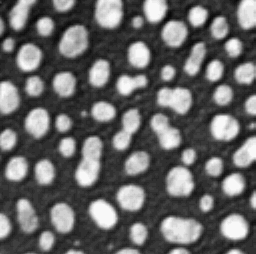
#> input picture blobs.tif, 256 x 254 px
$ jupyter execute image_label_measurements.ipynb
#> lines starting #> are read from the running program, lines starting #| are printed output that depends on the picture; after the words box and inside, x2 and y2 are one past the last pixel; in counts of white or black regions, pixels touching at a corner belong together
# Image Measurement in Python
Now that we know a little bit about how images are formed, let's try to make some scientific measurements on things.

[cell 1]
#tifffile reads tif's into a multidimensional array
import tifffile
#matplotlib let's us plot data
import matplotlib.pyplot as plt
#pandas handles tables
import pandas as pd
#numpy handles multidimensional data sets
import numpy as np
#scipy ndimage does image filtering and label measurement
import scipy.ndimage as ndi

To start off, let's label our blobs from last lesson and measure them.  We will start by making a black and white image with white indicating the blobs.

[cell 2]
img=tifffile.imread('blobs.tif')
#> img is the input picture: shape (254, 256); min 8, max 248, mean 103.3
mask=img>128
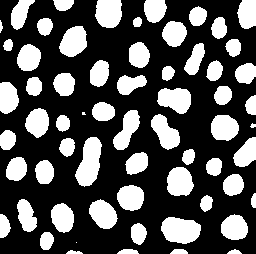
#> mask: shape (254, 256) bool; 32.9% white; 63 white regions (2 under 20 px), largest, box (x1, y1, x2, y2) and area: (75, 137, 102, 187) 871, (161, 217, 201, 244) 828, (157, 88, 191, 114) 659
plt.imshow(mask,cmap='gray')

To label our blobs, use the ndimage label tool.

[cell 3]
labels,nblobs=ndi.label(mask)
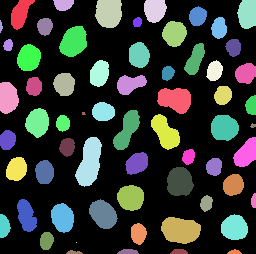
#> labels: shape (254, 256) int32; 64 distinct labels, from 0 to 63; one colour per label, 0 black
#> nblobs = 63
nblobs
#> Out = 63

The algorithm found 63 blobs in our image.  Let's see what the labels array looks like.

[cell 4]
plt.imshow(labels,cmap='gray')
plt.colorbar()
plt.show()

This kind of image processing is called segmentation.  So the labels array is just an image matrix with each blob colored by it's order of discovery.  We want to get the size distribution of blobs.  But watch out!  We can't get the right size for the blobs on the edge.  How would we find which blobs are on the edge?  We can make an array from all the different edges and find out which label values are in that array.

Since you haven't spent much time working with numpy yet, we'll gloss over some things here but I want to explain a bit.  You can slice a numpy array along any dimension with array[ystart:yend,xstart:xend].  Note that these slices go from start to end-1.  If you use -1 when slicing an array, that is code for "the last value in the array".  So array[1:-1] goes from the second array element to the second to last array element.  Numpy arrays can't do some of the things that python lists can do, so you can convert a numpy array into a list with the list(arr) command.

[cell 5]
#make an array out of the upper edge, the right edge, the bottom edge, and the left edge
#order doesn't matter here because we're just accounting for values
edgearray=list(labels[0,:-1])+list(labels[:-1,-1])+list(labels[-1,1:])+list(labels[1:,0])
#> edgearray = 1016 values, max 63 at index 573, min 0 at index 0, mean 9.71
plt.plot(edgearray)
#> figure, not shown here; curve peaks at x = 573, y = 63

We can find the unique values in this array with the Numpy unique command.

[cell 6]
edgelabels=np.unique(edgearray)
#> edgelabels = 19 values from 0 to 63
edgelabels
#> Out = 19 values from 0 to 63

Now that we have our edge values, we can delete them from the labels image (omitting zero).

[cell 7]
filtered=labels.copy()
for idx in edgelabels[1:]:
    filtered[labels==idx]=0.0
#> this loop made 18 passes
#> idx on passes 6 to 17: 10, 20, 25, 28, 36, 37, 39, 49, 54, 60, 61, 62
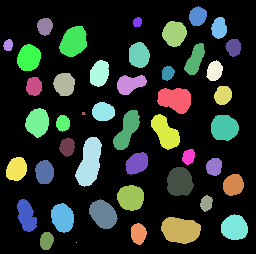
#> filtered: shape (254, 256) int32; 46 distinct labels, from 0 to 59; one colour per label, 0 black
plt.imshow(filtered,cmap='gray')

By the way, now we know how to filter our labels as well--just make a list of the ones we want to delete and set them to 0.  Note that we haven't renumbered our objects, so those will be missing when we measure things.  Just to make things easy, let's refind our labels to get them numbered right.

[cell 8]
filtered,filtblobs=ndi.label(filtered>0)
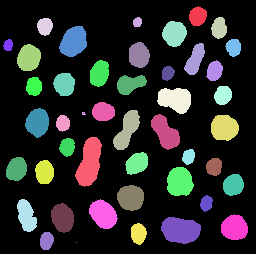
#> filtered: shape (254, 256) int32; 46 distinct labels, from 0 to 45; one colour per label, 0 black
#> filtblobs = 45
filtblobs
#> Out = 45

Now let's get some measurements.  Typical ones we will want are average, sum, and size (area).  For this we can use the ndimage mean and sum functions.

[cell 9]
#start with the sum--this takes 3 arguments: the image we want to measure, the labels image,
#and the list of labels we want to measure--since our labels go from 0 to filtblobs, we can use range for this
labelsums=ndi.sum(img,filtered,range(1,filtblobs+1))
#> labelsums = 45 values, max 174752 at index 26, min 136 at index 44, mean 74280.4

Let's histogram these values.  I'm not going to go into how the histogram works but it's fairly self explanatory.

[cell 10]
plt.hist(labelsums,bins=15,edgecolor='black')
plt.xlabel('Sum Intensity')
plt.ylabel('Occurences')
plt.show()
#> figure, not shown here; tallest bar 8 high, from x = 69982.4 to 81623.5

We have a wide range of intensities here but that could be because we have a wide range of label sizes.  Maybe mean will eliminate this dependence.

[cell 11]
labelavgs=ndi.mean(img,filtered,range(1,filtblobs+1))
#> labelavgs = 45 values, max 222.2 at index 38, min 136 at index 44, mean 191.7

[cell 12]
plt.hist(labelavgs,bins=15,edgecolor='black')
plt.xlabel('Avg Intensity')
plt.ylabel('Occurences')
plt.show()
#> figure, not shown here; tallest bar 10 high, from x = 199.2 to 205

As we thought, the heterogeneity is largely caused by the label size and the mean is much narrower.  Let's see about the area distribution.  Note that there isn't an explicit way to measure area but if we measure an image filled with ones the sum will give us the area.  The Numpy ones command will give us such an image.

[cell 13]
labelareas=ndi.sum(np.ones(img.shape),filtered,range(1,filtblobs+1))
#> labelareas = 45 values, max 871 at index 26, min 1 at index 44, mean 377.6

[cell 14]
plt.hist(labelareas,bins=15,edgecolor='black')
plt.xlabel('Avg Intensity')
plt.ylabel('Occurences')
plt.show()
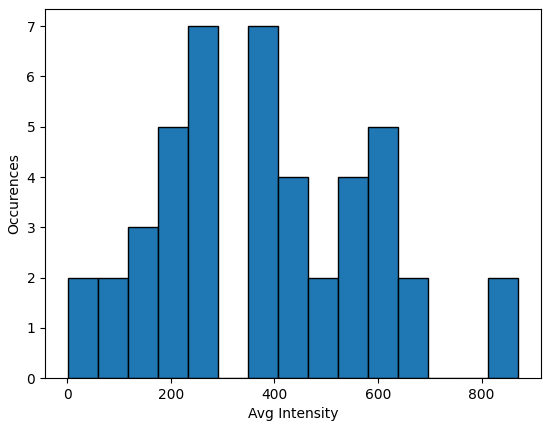
#> figure drawn by matplotlib, 1 panel

Now we're back to a broad distribution as we expected, confirming that our heterogeneity in the sum was mostly because of size heterogeneity.

One thing to be aware of when measuring intensity is that the background may not be 0.  We can measure the average of the 0 label to see what our background is.  Make sure to measure the unfiltered labels so we don't include the edge objects in our background measurement.

[cell 15]
background=ndi.mean(img,labels,[0])[0]
#> background = 56.93
background
#> Out = 56.93

So clearly our background is not 0 here and we would need to account for that in our measurements.  It's easy to replot the average intensties without the background.

[cell 16]
plt.hist(labelavgs-background,bins=15,edgecolor='black')
plt.xlabel('Avg Intensity')
plt.ylabel('Occurences')
plt.show()
#> figure, not shown here; tallest bar 10 high, from x = 142.3 to 148

[cell 17]
#now let's load our fluorescent cells again and measure them

[cell 18]
cellimg=tifffile.imread('FluorescentCells.tif')
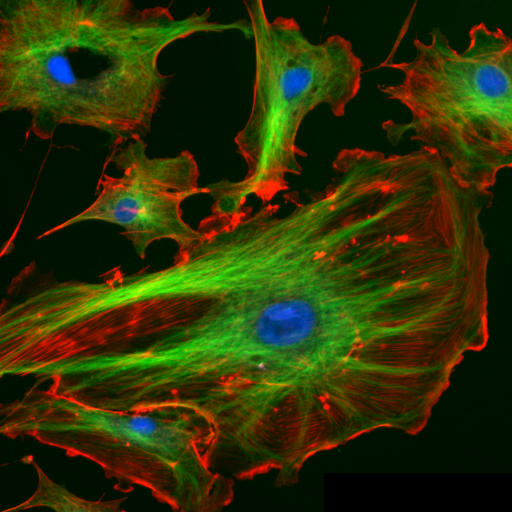
#> input picture FluorescentCells.tif, 512 x 512 px
#> cellimg is the input picture: shape (512, 512, 3); mean R, G, B 45.4, 50, 6.6

[cell 19]
plt.imshow(cellimg)

Background subtraction is tricky here but it is low for this image so let's assume it isn't significant.  Let's label and measure the nuclei.

[cell 20]
plt.imshow(cellimg[:,:,2]>100)

[cell 21]
celllabels,ncells=ndi.label(cellimg[:,:,2]>100)
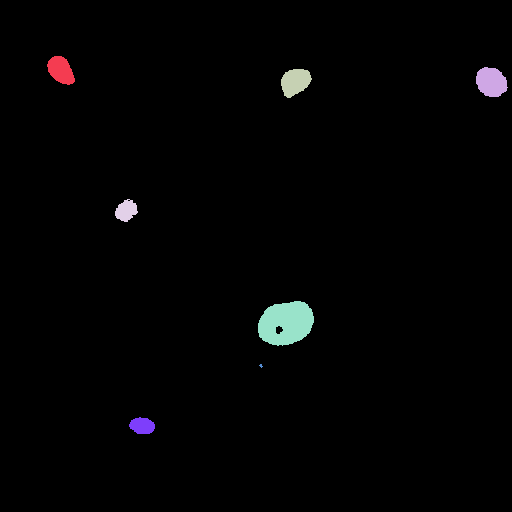
#> celllabels: shape (512, 512) int32; 8 distinct labels, from 0 to 7; one colour per label, 0 black
#> ncells = 7
ncells
#> Out = 7

This label set needs some filtering.  We need to fill the hole in the the large nucleus and eliminate the small dot (labeled 6) next to that nucleus.  We can use the binary_fill_holes function but have to re-find the labels after that.

[cell 22]
celllabels[celllabels==6]=0.0
#> celllabels: shape (512, 512) int32; 7 distinct labels, from 0 to 7
celllabels=ndi.binary_fill_holes(celllabels)
#> celllabels: shape (512, 512) bool; 1.7% white; 6 white regions, box (x1, y1, x2, y2) and area: (258, 301, 314, 346) 1950, (476, 67, 508, 97) 732, (281, 69, 312, 98) 641, (47, 56, 75, 85) 556, (115, 199, 138, 222) 358, (129, 417, 155, 434) 338
celllabels,ncells=ndi.label(celllabels>0)
#> celllabels: shape (512, 512) int32; 7 distinct labels, from 0 to 6
#> ncells = 6
print('n cells: '+str(ncells))
#| n cells: 6
plt.imshow(celllabels)
plt.colorbar()
plt.show()
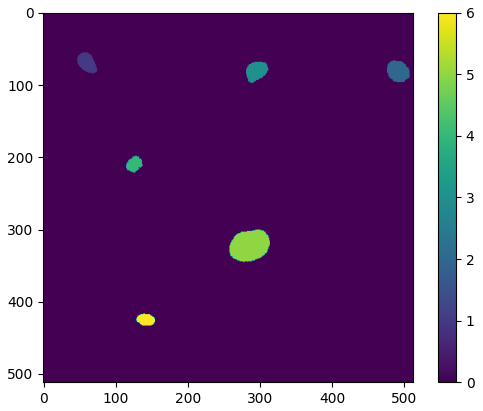
#> figure drawn by matplotlib, 2 panels

[cell 23]
#now we can measure in several channels at once
#use list comprehension to collect our results
cellmeans=[ndi.mean(cellimg[:,:,i],celllabels,range(1,ncells+1)) for i in range(3)]
#> cellmeans = [[6.92, 19.72, 9.43, 61.22, 15.66, 24.26], [69.76, 88.65, 88, 80.41, 69.88, 86.1], [210.2, 151.3, 163, 119.5, 143.7, 163.6]]
cellmeans
#> Out has the same summary as cellmeans

[cell 24]
xvals=np.arange(len(cellmeans[0]))+1
#> xvals = [1, 2, 3, 4, 5, 6]
plt.bar(xvals-0.25,cellmeans[0],width=0.18,color='Red')
plt.bar(xvals,cellmeans[1],width=0.18,color='Green')
plt.bar(xvals+0.25,cellmeans[2],width=0.18,color='Blue')
plt.xticks(xvals)
plt.legend(['Red','Green','Blue'])
plt.xlabel('Nucleus')
plt.ylabel('Avg Intensity')
plt.show()
#> figure, not shown here; tallest bar 61.22 high, from x = 3.66 to 3.84; tallest bar 88.65 high, from x = 1.91 to 2.09; tallest bar 210.2 high, from x = 1.16 to 1.34

If we look closely at our image we can see that nucleus 4 has a red blob in it which corresponds with it's high intensity.

Now let's get into some bonus material.  Clearly the green signal in our image is excluded from the cell nucleus.  So our measurement doesn't really look at that space.  We could segment out the green regions but it each cell doesn't really have a centralized mass of that signal.  What if we could create a band around each nucleus that would measure that region?  We can do that with the ndimage maximum filter.

Let's talk a bit about filters.  Filters take a "kernel" (really just small pixel shape, often a 3 x 3 square) and place that kernel at each pixel in the image, replacing that pixel with a measurement over the kernel.  In our case, we can expand each nucleus by one pixel by using the maximum filter with a 3 x 3 kernel.  Each pixel will get replaced by the maximum signal in it's 3 x 3 neighborhood.  This operation is called "dilation".  If we dilate multiple times we can create a band around each nucleus to measure.

[cell 25]
bandthickness=10
bandlabels=celllabels.copy()
for i in range(bandthickness):
    bandlabels=ndi.maximum_filter(bandlabels,size=(3,3))
#> bandlabels: shape (512, 512) int32; 7 distinct labels, from 0 to 6
#now delete the original labels
bandlabels[celllabels>0]=0
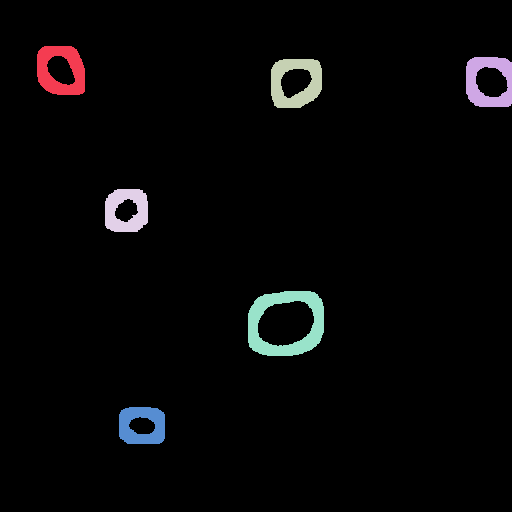
#> bandlabels: shape (512, 512) int32; 7 distinct labels, from 0 to 6; one colour per label, 0 black
plt.imshow(bandlabels)

That worked really well!  Let's see how those measurements look.

[cell 26]
bandmeans=[ndi.mean(cellimg[:,:,i],bandlabels,range(1,ncells+1)) for i in range(3)]
#> bandmeans = [[38.05, 62.29, 54.31, 75.22, 40.66, 71.02], [73.94, 127.2, 116.1, 103.1, 102.7, 82.64], [22.87, 38.09, 27.79, 31.12, 39.34, 32.53]]
bandmeans
#> Out has the same summary as bandmeans

[cell 27]
xvals=np.arange(len(bandmeans[0]))+1
plt.bar(xvals-0.25,bandmeans[0],width=0.18,color='Red')
plt.bar(xvals,bandmeans[1],width=0.18,color='Green')
plt.bar(xvals+0.25,bandmeans[2],width=0.18,color='Blue')
plt.xticks(xvals)
plt.legend(['Red','Green','Blue'])
plt.xlabel('Nucleus Band')
plt.ylabel('Avg Intensity')
plt.show()
#> figure, not shown here; tallest bar 75.22 high, from x = 3.66 to 3.84; tallest bar 127.2 high, from x = 1.91 to 2.09; tallest bar 39.34 high, from x = 5.16 to 5.34

Now the green signals are much higher as expected.

We've only scratched the surface of filters.  The Gaussian filter can be used to smooth and blur signals.  How does that impact our blue nuclear channel:

[cell 28]
plt.imshow(ndi.gaussian_filter(cellimg[:,:,2],sigma=5))

The Gaussian filter is really useful for smoothing out signal fluctuations that would make segmentation hard.  Sigma is the standard deviation of our Gaussian "kernel" so bigger values blur things more.  Previously we used the fill holes tool but the Gaussian filter would have made that unnecessary.  Another cool tool is the sobel filter.  Often people smooth the images before the sobel filter and calculate the squared sum of squares for the x and y directions.  This filter finds edge pixels by measuring the gradient around each pixel:

[cell 29]
smoothed=ndi.gaussian_filter(cellimg[:,:,2],sigma=2)
#for some reason sobel only get's calculated correctly in floating point type images
smoothed=smoothed.astype(float)
xgrad=ndi.sobel(smoothed,axis=0)
ygrad=ndi.sobel(smoothed,axis=1)
sobel=np.hypot(xgrad,ygrad).astype(float)
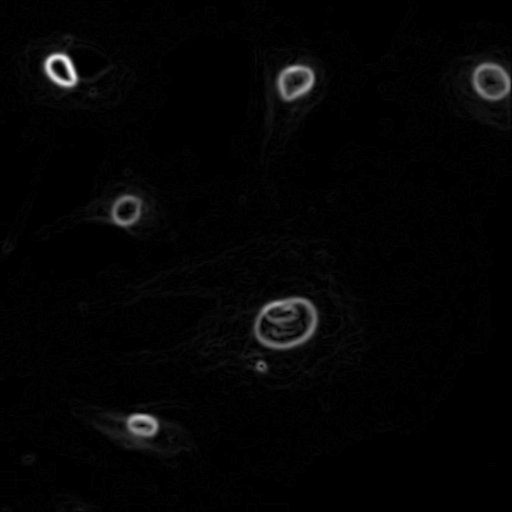
#> sobel: shape (512, 512) float64; min 0, max 285.7, mean 5.3; drawn with min black and max white
plt.imshow(sobel)
